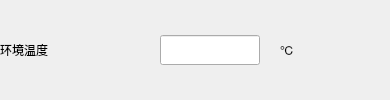
       <widget class="QWidget" name="widget_5" native="true">
        <layout class="QHBoxLayout" name="horizontalLayout_7">
         <property name="spacing">
          <number>20</number>
         </property>
         <property name="leftMargin">
          <number>0</number>
         </property>
         <property name="topMargin">
          <number>0</number>
         </property>
         <property name="rightMargin">
          <number>0</number>
         </property>
         <property name="bottomMargin">
          <number>0</number>
         </property>
         <item>
          <widget class="QLabel" name="lbInte2">
           <property name="minimumSize">
            <size>
             <width>100</width>
             <height>30</height>
            </size>
           </property>
           <property name="maximumSize">
            <size>
             <width>100</width>
             <height>30</height>
            </size>
           </property>
           <property name="text">
            <string>环境温度</string>
           </property>
           <property name="alignment">
            <set>Qt::AlignLeading|Qt::AlignLeft|Qt::AlignVCenter</set>
           </property>
          </widget>
         </item>
         <item>
          <spacer name="horizontalSpacer_8">
           <property name="orientation">
            <enum>Qt::Horizontal</enum>
           </property>
           <property name="sizeHint" stdset="0">
            <size>
             <width>40</width>
             <height>20</height>
            </size>
           </property>
          </spacer>
         </item>
         <item>
          <widget class="QLineEdit" name="leInte">
           <property name="minimumSize">
            <size>
             <width>100</width>
             <height>30</height>
            </size>
           </property>
           <property name="maximumSize">
            <size>
             <width>100</width>
             <height>30</height>
            </size>
           </property>
          </widget>
         </item>
         <item>
          <widget class="QLabel" name="lbInte3_2">
           <property name="minimumSize">
            <size>
             <width>70</width>
             <height>30</height>
            </size>
           </property>
           <property name="maximumSize">
            <size>
             <width>70</width>
             <height>30</height>
            </size>
           </property>
           <property name="text">
            <string>℃</string>
           </property>
           <property name="alignment">
            <set>Qt::AlignLeading|Qt::AlignLeft|Qt::AlignVCenter</set>
           </property>
          </widget>
         </item>
         <item>
          <spacer name="horizontalSpacer_5">
           <property name="orientation">
            <enum>Qt::Horizontal</enum>
           </property>
           <property name="sizeHint" stdset="0">
            <size>
             <width>40</width>
             <height>20</height>
            </size>
           </property>
          </spacer>
         </item>
        </layout>
       </widget>
